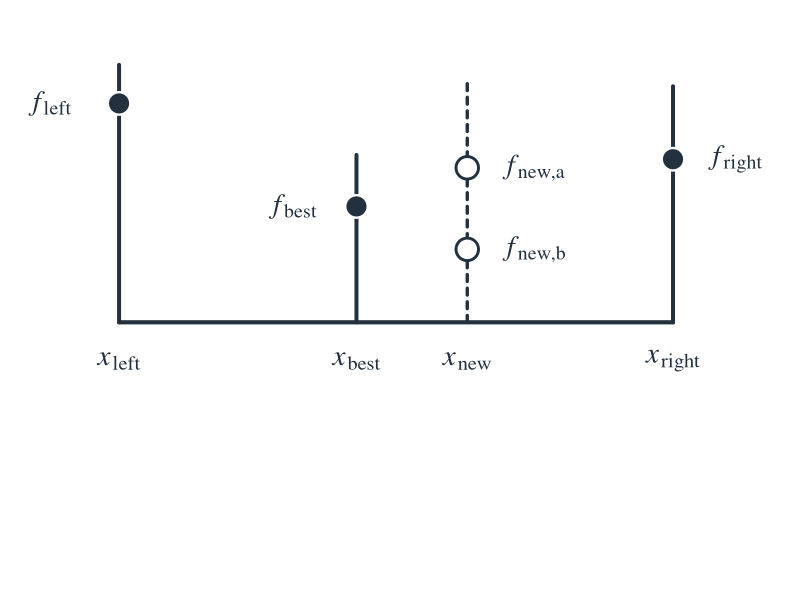
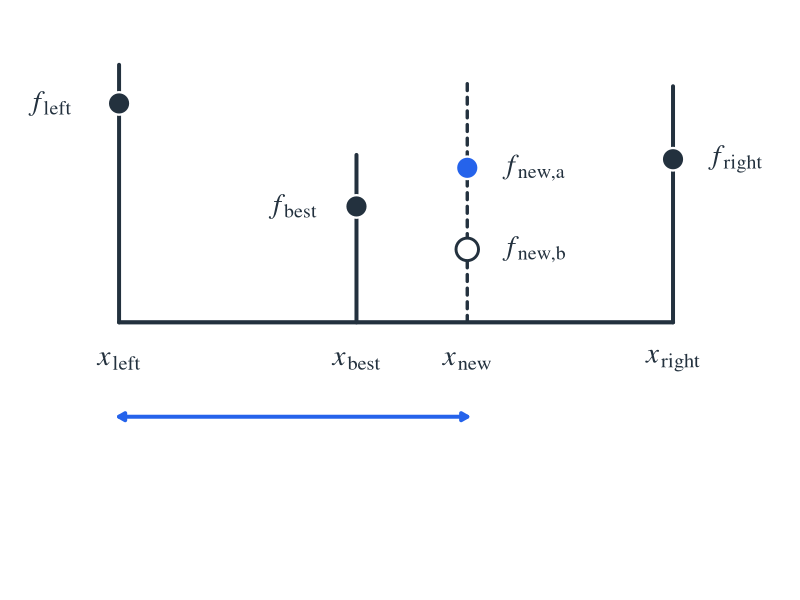
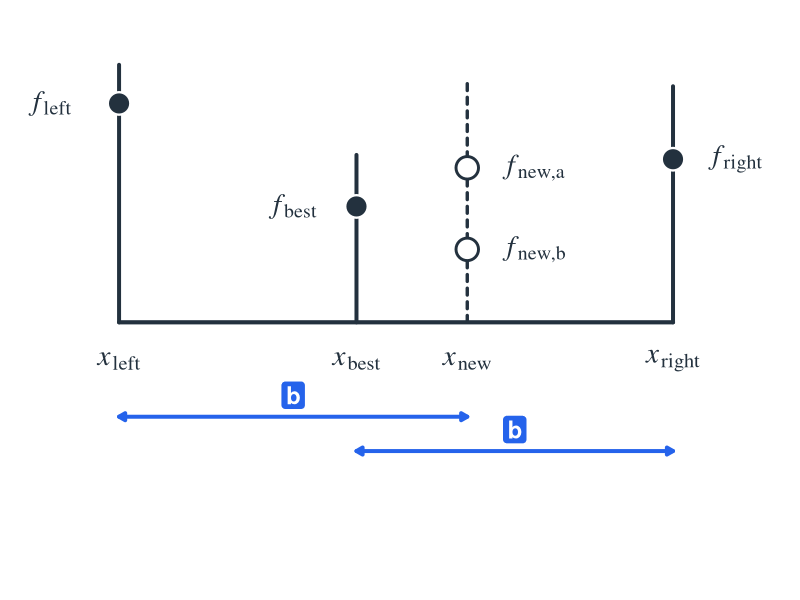
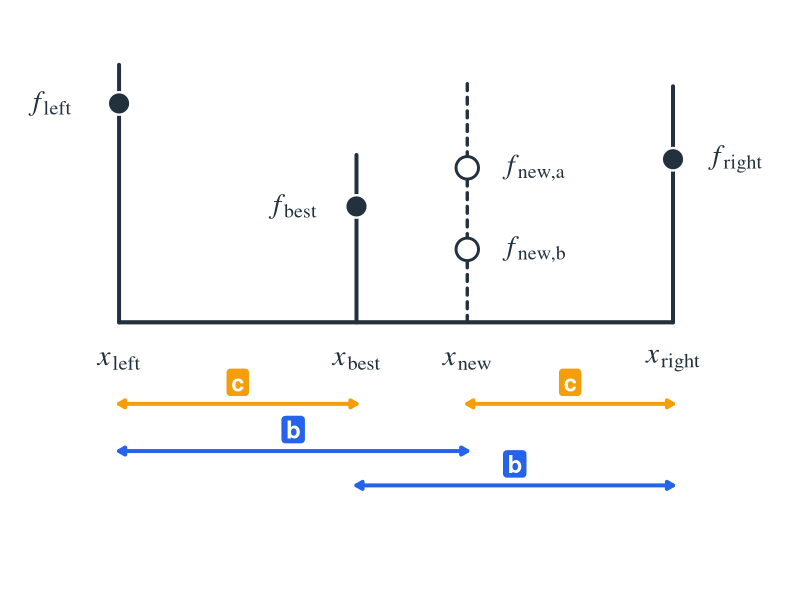
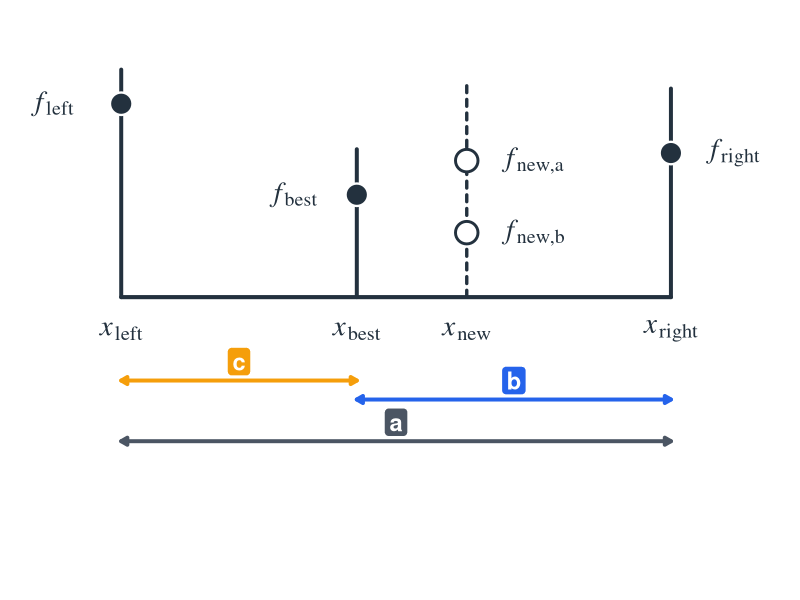

Write the R code that produced these figures, in order.
# Used in: slides/03-univariate-optimization/slides-univariate-1-golden-ratio.tex,
#          slides/03-univariate-optimization/slides-univariate-3-further.tex
#
# Create the schematic golden section figures used to explain the interval
# relationships a, b, and c in the lecture.

set.seed(1L)

library(data.table)
library(ggplot2)
library(grid)

dir.create("../figure", recursive = TRUE, showWarnings = FALSE)

palette = list(
  paper = "#FFFFFF",
  ink = "#23313E",
  blue = "#2563EB",
  amber = "#F59E0B",
  slate = "#4B5563"
)

coords = list(
  x_left = 0.12,
  x_best = 0.42,
  x_new = 0.56,
  x_right = 0.82,
  y_base = 0.28,
  y_xlabels = 0.19,
  y_left = 0.79,
  y_best = 0.55,
  y_new_a = 0.64,
  y_new_b = 0.45,
  y_right = 0.66
)

interval_bands = list(
  upper = 0.06,
  mid = -0.02,
  lower = -0.10
)

accent_bands = list(
  goldensec4_c = interval_bands$upper + 0.03,
  summary_b = interval_bands$mid + 0.03
)

guide_data = data.table(
  x = c(coords$x_left, coords$x_best, coords$x_right),
  y = coords$y_base,
  yend = c(0.88, 0.67, 0.83)
)

x_label_data = data.table(
  x = c(coords$x_left, coords$x_best, coords$x_new, coords$x_right),
  y = coords$y_xlabels,
  label = c(
    "italic(x)[left]",
    "italic(x)[best]",
    "italic(x)[new]",
    "italic(x)[right]"
  )
)

build_points = function(highlight = character()) {
  points = data.table(
    id = c("left", "best", "new_a", "new_b", "right"),
    x = c(
      coords$x_left,
      coords$x_best,
      coords$x_new,
      coords$x_new,
      coords$x_right
    ),
    y = c(
      coords$y_left,
      coords$y_best,
      coords$y_new_a,
      coords$y_new_b,
      coords$y_right
    ),
    label = c(
      "italic(f)[left]",
      "italic(f)[best]",
      "italic(f)[new*','*a]",
      "italic(f)[new*','*b]",
      "italic(f)[right]"
    ),
    label_x = c(
      coords$x_left - 0.06,
      coords$x_best - 0.05,
      coords$x_new + 0.05,
      coords$x_new + 0.05,
      coords$x_right + 0.05
    ),
    hjust = c(1, 1, 0, 0, 0)
  )

  points$fill = palette$paper
  points$colour = palette$ink
  points$stroke = 1.4

  solid_ids = c("left", "best", "right")
  points$fill[points$id %in% solid_ids] = palette$ink

  if (length(highlight) > 0L) {
    points$fill[points$id %in% highlight] = palette$blue
    points$colour[points$id %in% highlight] = palette$blue
    points$stroke[points$id %in% highlight] = 1.7
  }

  points
}

interval_layer = function(intervals) {
  list(
    geom_segment(
      data = intervals,
      aes(x = x, xend = xend, y = y, yend = y, colour = colour),
      inherit.aes = FALSE,
      linewidth = 1.35,
      lineend = "round",
      arrow = arrow(
        length = unit(0.18, "cm"),
        ends = "both",
        type = "closed"
      ),
      show.legend = FALSE
    ),
    geom_label(
      data = intervals[intervals$label != "", , drop = FALSE],
      aes(x = 0.5 * (x + xend), y = label_y, label = label, fill = colour),
      inherit.aes = FALSE,
      colour = "white",
      fontface = "bold",
      size = 6,
      linewidth = 0,
      label.padding = unit(0.18, "lines"),
      show.legend = FALSE
    )
  )
}

make_figure = function(highlight = character(), intervals = NULL, is_summary = FALSE) {
  points = build_points(highlight = highlight)
  filled_points = points[points$fill != palette$paper, , drop = FALSE]
  open_points = points[points$fill == palette$paper, , drop = FALSE]
  y_limits = if (is_summary) c(-0.20, 0.92) else c(-0.14, 0.92)

  p = ggplot() +
    coord_cartesian(xlim = c(0.06, 0.89), ylim = y_limits, clip = "off") +
    theme_void(base_size = 20) +
    theme(
      plot.background = element_rect(fill = palette$paper, colour = NA),
      panel.background = element_rect(fill = palette$paper, colour = NA),
      plot.margin = margin(18, 28, 54, 28)
    ) +
    annotate(
      "segment",
      x = coords$x_left,
      xend = coords$x_right,
      y = coords$y_base,
      yend = coords$y_base,
      linewidth = 1.4,
      colour = palette$ink,
      lineend = "round"
    ) +
    geom_segment(
      data = guide_data,
      aes(x = x, xend = x, y = y, yend = yend),
      inherit.aes = FALSE,
      linewidth = 1.35,
      colour = palette$ink,
      lineend = "round"
    ) +
    annotate(
      "segment",
      x = coords$x_new,
      xend = coords$x_new,
      y = coords$y_base,
      yend = 0.85,
      linewidth = 1.15,
      colour = palette$ink,
      linetype = "22",
      lineend = "round"
    ) +
    geom_point(
      data = filled_points,
      aes(x = x, y = y, fill = fill),
      inherit.aes = FALSE,
      shape = 21,
      size = 6.8,
      stroke = 1.2,
      colour = "white",
      show.legend = FALSE
    ) +
    geom_point(
      data = open_points,
      aes(x = x, y = y, colour = colour),
      inherit.aes = FALSE,
      shape = 21,
      size = 6.6,
      stroke = 1.5,
      fill = palette$paper,
      show.legend = FALSE
    ) +
    geom_text(
      data = points,
      aes(x = label_x, y = y, label = label, hjust = hjust),
      inherit.aes = FALSE,
      parse = TRUE,
      size = 7.2,
      colour = palette$ink,
      family = "serif",
      show.legend = FALSE
    ) +
    geom_text(
      data = x_label_data,
      aes(x = x, y = y, label = label),
      inherit.aes = FALSE,
      parse = TRUE,
      size = 7.4,
      colour = palette$ink,
      family = "serif",
      show.legend = FALSE
    ) +
    scale_fill_identity() +
    scale_colour_identity()

  if (!is.null(intervals)) {
    p = p + interval_layer(intervals)
  }

  if (is_summary) {
    p = p + theme(plot.margin = margin(24, 30, 72, 30))
  }

  p
}

figures = list(
  "goldensec-0" = make_figure(),
  "goldensec-1" = make_figure(
    highlight = "new_a",
    intervals = data.table(
      x = coords$x_left,
      xend = coords$x_new,
      y = interval_bands$upper,
      label = "",
      label_y = NA_real_,
      colour = palette$blue
    )
  ),
  "goldensec-3" = make_figure(
    intervals = data.table(
      x = c(coords$x_left, coords$x_best),
      xend = c(coords$x_new, coords$x_right),
      y = c(interval_bands$upper, interval_bands$mid),
      label = c("b", "b"),
      label_y = c(interval_bands$upper + 0.05, interval_bands$mid + 0.05),
      colour = c(palette$blue, palette$blue)
    )
  ),
  "goldensec-4" = make_figure(
    intervals = data.table(
      x = c(coords$x_left, coords$x_best, coords$x_left, coords$x_new),
      xend = c(coords$x_new, coords$x_right, coords$x_best, coords$x_right),
      y = c(
        interval_bands$mid,
        interval_bands$lower,
        accent_bands$goldensec4_c,
        accent_bands$goldensec4_c
      ),
      label = c("b", "b", "c", "c"),
      label_y = c(
        interval_bands$mid + 0.05,
        interval_bands$lower + 0.05,
        accent_bands$goldensec4_c + 0.05,
        accent_bands$goldensec4_c + 0.05
      ),
      colour = c(
        palette$blue,
        palette$blue,
        palette$amber,
        palette$amber
      )
    )
  ),
  "goldensec" = make_figure(
    intervals = data.table(
      x = c(coords$x_left, coords$x_best, coords$x_left),
      xend = c(coords$x_best, coords$x_right, coords$x_right),
      y = c(interval_bands$upper, accent_bands$summary_b, interval_bands$lower),
      label = c("c", "b", "a"),
      label_y = c(
        interval_bands$upper + 0.05,
        accent_bands$summary_b + 0.05,
        interval_bands$lower + 0.05
      ),
      colour = c(
        palette$amber,
        palette$blue,
        palette$slate
      )
    ),
    is_summary = TRUE
  )
)

for (name in names(figures)) {
  ggsave(
    filename = sprintf("../figure/%s.png", name),
    plot = figures[[name]],
    width = if (name == "goldensec") 7.2 else 10.0,
    height = if (name == "goldensec") 7.2 else 5.625,
    dpi = 220,
    bg = palette$paper
  )
}
